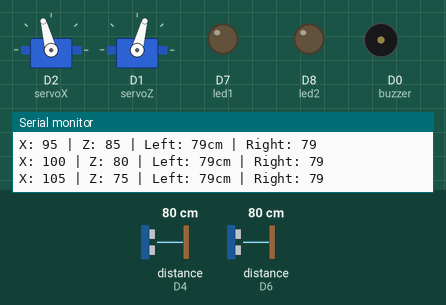
The sketch below on a simulated ESP8266 (NodeMCU). Shown: 2 × servo, output pins drawn as LEDs (lit = HIGH), buzzer (waves = sounding, pin HIGH), the last lines printed to the serial monitor. Wiring (inferred from the names in the program): 2 × ultrasonic range finder: trigger D3, echo D4 / trigger D5, echo D6. Inputs (shaded band) come from the test bench; at power-on: distance to the obstacle (sensors on D4, D6) 80 cm. The echo pulse lasts 58.3 µs per cm; pins used as bus, display or sensor lines are not drawn.

Above: at 1.29 s.
1.3 s: distance to the obstacle (sensor on D4) set to 2 cm
At 2.5 s:
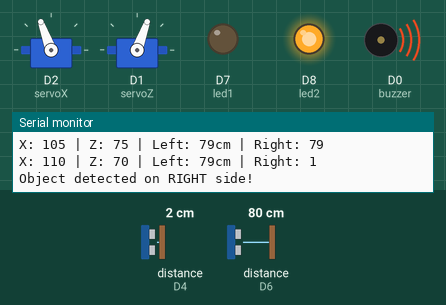
2.8 s: distance to the obstacle (sensor on D4) set to 60 cm
At 2.99 s:
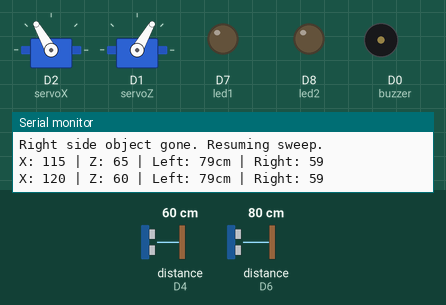
5.8 s: distance to the obstacle (sensor on D6) set to 46 cm
8.8 s: distance to the obstacle (sensor on D6) set to 38 cm
At 9.9 s:
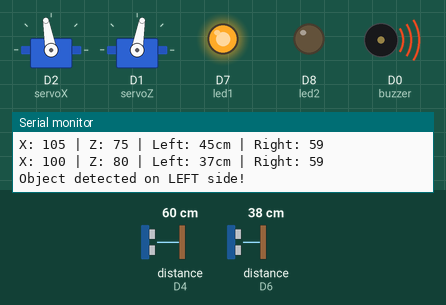
10.3 s: distance to the obstacle (sensor on D6) set to 250 cm
At 10.52 s:
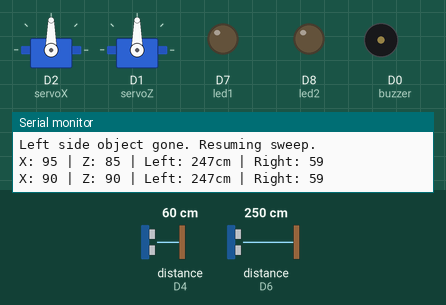
13.3 s: distance to the obstacle (sensor on D6) set to 2 cm
At 14.3 s:
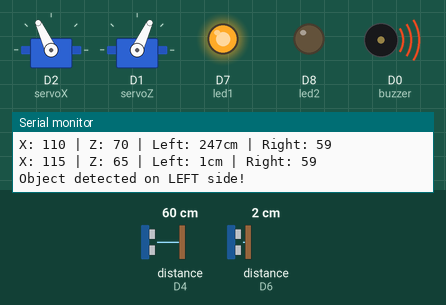
Timing chart, 0 to 15.8 s (numbered marks = the images above; inputs shaded):
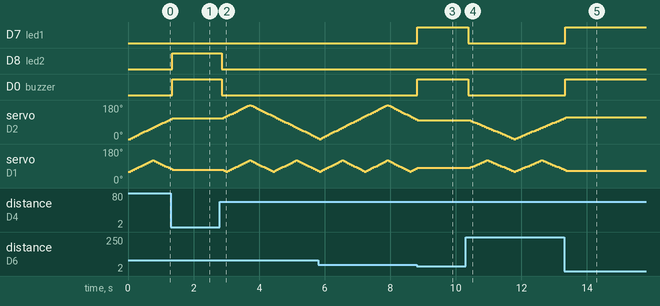

Measured:
- the behaviour switches between 42 and 41 cm on distance to the obstacle (sensor on D6) (found by bisection; images 2 and 3)
- after the input at 1.3 s, D8 (led2), D0 (buzzer): LOW → HIGH at once; servo on D2 (servoX): goes on until 1.4 s, then stays 110°; servo on D1 (servoZ): goes on until 1.4 s, then stays 70°
- after the input at 8.8 s, D7 (led1), D0 (buzzer): LOW → HIGH at once; servo on D2 (servoX): goes on until 8.8 s, then stays 100°; servo on D1 (servoZ): goes on until 8.8 s, then stays 80°
- after the input at 13.3 s, D7 (led1), D0 (buzzer): LOW → HIGH at once; servo on D2 (servoX): goes on until 13.4 s, then stays 115°; servo on D1 (servoZ): goes on until 13.4 s, then stays 65°
- by itself, servo on D1 (servoZ): rises from 60° to 120° in 0.67 s, then falls to 75° in 0.54 s

The sketch:

main.ino
```cpp
#include <Servo.h>

Servo servoX;   // SG90 for horizontal sweep
Servo servoZ;   // SG90 for vertical tilt

// Ultrasonic 1 (Left side)
#define trig1 D5
#define echo1 D6
#define led1 D7   // Left LED beam

// Ultrasonic 2 (Right side)
#define trig2 D3
#define echo2 D4
#define led2 D8   // Right LED beam

#define buzzer D0

int distanceThreshold = 40; // cm threshold

// Sweep variables
int posX = 0;
int dirX = 5;
int posZ = 60;
int dirZ = 5;

// ====== Function to get distance from ultrasonic ======
long getDistance(int trig, int echo) {
  digitalWrite(trig, LOW);
  delayMicroseconds(2);
  digitalWrite(trig, HIGH);
  delayMicroseconds(10);
  digitalWrite(trig, LOW);

  long duration = pulseIn(echo, HIGH, 20000); // timeout 20ms
  long distance = duration * 0.034 / 2;
  return distance;
}

void setup() {
  Serial.begin(9600);

  servoX.attach(D2, 500, 2500);  // horizontal
  servoZ.attach(D1, 500, 2500);  // vertical

  // Pin setup for both sensors
  pinMode(trig1, OUTPUT);
  pinMode(echo1, INPUT);
  pinMode(led1, OUTPUT);

  pinMode(trig2, OUTPUT);
  pinMode(echo2, INPUT);
  pinMode(led2, OUTPUT);

  pinMode(buzzer, OUTPUT);

  digitalWrite(led1, LOW);
  digitalWrite(led2, LOW);
  digitalWrite(buzzer, LOW);

  Serial.println("Dual Ultrasonic Radar System Initialized");
}

void loop() {
  // Read both ultrasonic sensors
  int distLeft = getDistance(trig1, echo1);
  int distRight = getDistance(trig2, echo2);

  Serial.print("X: "); Serial.print(posX);
  Serial.print(" | Z: "); Serial.print(posZ);
  Serial.print(" | Left: "); Serial.print(distLeft);
  Serial.print("cm | Right: "); Serial.println(distRight);

  // Check left ultrasonic sensor
  if (distLeft > 0 && distLeft <= distanceThreshold) {
    digitalWrite(led1, HIGH);
    digitalWrite(buzzer, HIGH);

    Serial.println("Object detected on LEFT side!");
    servoX.write(posX);
    servoZ.write(posZ);

    // Stay locked while object detected
    while (true) {
      distLeft = getDistance(trig1, echo1);
      if (distLeft > distanceThreshold || distLeft <= 0) break;
      delay(100);
    }

    digitalWrite(led1, LOW);
    digitalWrite(buzzer, LOW);
    Serial.println("Left side object gone. Resuming sweep.");
  }

  // Check right ultrasonic sensor
  else if (distRight > 0 && distRight <= distanceThreshold) {
    digitalWrite(led2, HIGH);
    digitalWrite(buzzer, HIGH);

    Serial.println("Object detected on RIGHT side!");
    servoX.write(posX);
    servoZ.write(posZ);

    // Stay locked while object detected
    while (true) {
      distRight = getDistance(trig2, echo2);
      if (distRight > distanceThreshold || distRight <= 0) break;
      delay(100);
    }

    digitalWrite(led2, LOW);
    digitalWrite(buzzer, LOW);
    Serial.println("Right side object gone. Resuming sweep.");
  }

  // Continue sweeping if no object
  servoX.write(posX);
  servoZ.write(posZ);

  delay(50);

  // Update servo positions for sweep
  posX += dirX;
  posZ += dirZ;

  // Horizontal servo sweep (0–180°)
  if (posX >= 180 || posX <= 0) dirX = -dirX;

  // Vertical servo sweep (60–120°)
  if (posZ >= 120 || posZ <= 60) dirZ = -dirZ;
}
```
